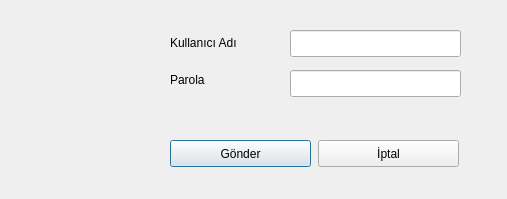
<?xml version="1.0" encoding="UTF-8"?>
<ui version="4.0">
 <class>registerDialog</class>
 <widget class="QDialog" name="registerDialog">
  <property name="geometry">
   <rect>
    <x>0</x>
    <y>0</y>
    <width>507</width>
    <height>199</height>
   </rect>
  </property>
  <property name="windowTitle">
   <string>Kayıt Ol</string>
  </property>
  <widget class="QLabel" name="label">
   <property name="geometry">
    <rect>
     <x>170</x>
     <y>33</y>
     <width>91</width>
     <height>20</height>
    </rect>
   </property>
   <property name="text">
    <string>Kullanıcı Adı</string>
   </property>
  </widget>
  <widget class="QLineEdit" name="reg_usernameBox">
   <property name="geometry">
    <rect>
     <x>290</x>
     <y>30</y>
     <width>171</width>
     <height>27</height>
    </rect>
   </property>
  </widget>
  <widget class="QLabel" name="label_2">
   <property name="geometry">
    <rect>
     <x>170</x>
     <y>70</y>
     <width>91</width>
     <height>20</height>
    </rect>
   </property>
   <property name="text">
    <string>Parola</string>
   </property>
  </widget>
  <widget class="QLineEdit" name="reg_passwordBox">
   <property name="geometry">
    <rect>
     <x>290</x>
     <y>70</y>
     <width>171</width>
     <height>27</height>
    </rect>
   </property>
   <property name="text">
    <string/>
   </property>
   <property name="echoMode">
    <enum>QLineEdit::Password</enum>
   </property>
  </widget>
  <widget class="QPushButton" name="reg_submit">
   <property name="geometry">
    <rect>
     <x>170</x>
     <y>140</y>
     <width>141</width>
     <height>27</height>
    </rect>
   </property>
   <property name="text">
    <string>Gönder</string>
   </property>
  </widget>
  <widget class="QPushButton" name="reg_exit">
   <property name="geometry">
    <rect>
     <x>318</x>
     <y>140</y>
     <width>141</width>
     <height>27</height>
    </rect>
   </property>
   <property name="text">
    <string>İptal</string>
   </property>
  </widget>
  <widget class="QLabel" name="label_3">
   <property name="geometry">
    <rect>
     <x>60</x>
     <y>30</y>
     <width>71</width>
     <height>81</height>
    </rect>
   </property>
   <property name="text">
    <string/>
   </property>
   <property name="pixmap">
    <pixmap>../Statics/add-user.png</pixmap>
   </property>
  </widget>
 </widget>
 <resources/>
 <connections/>
</ui>
